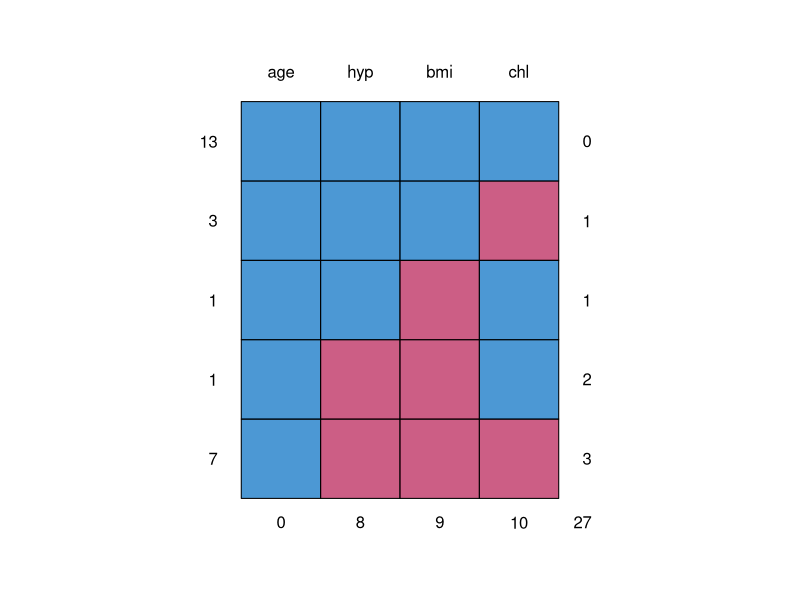
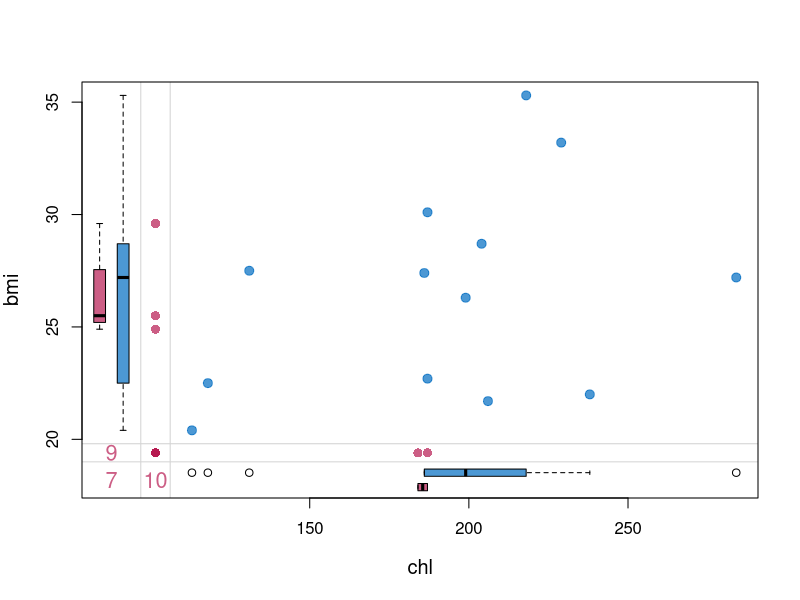
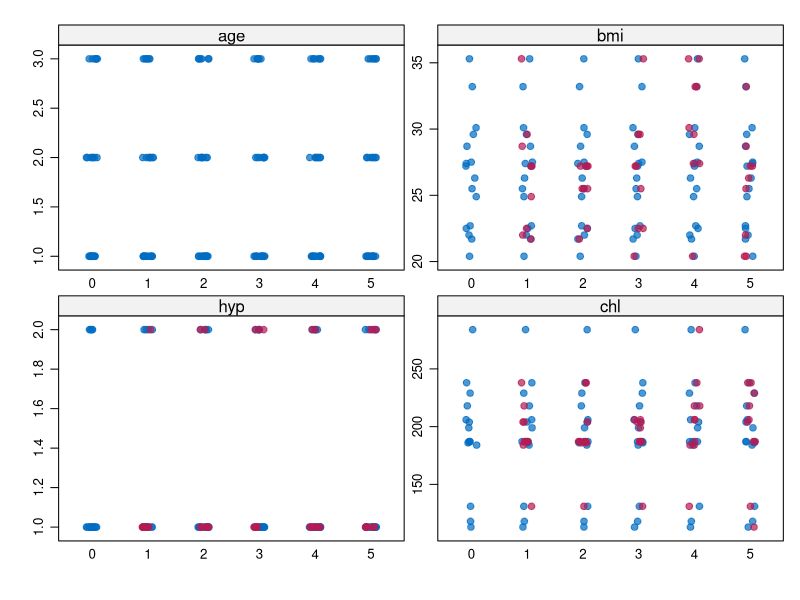
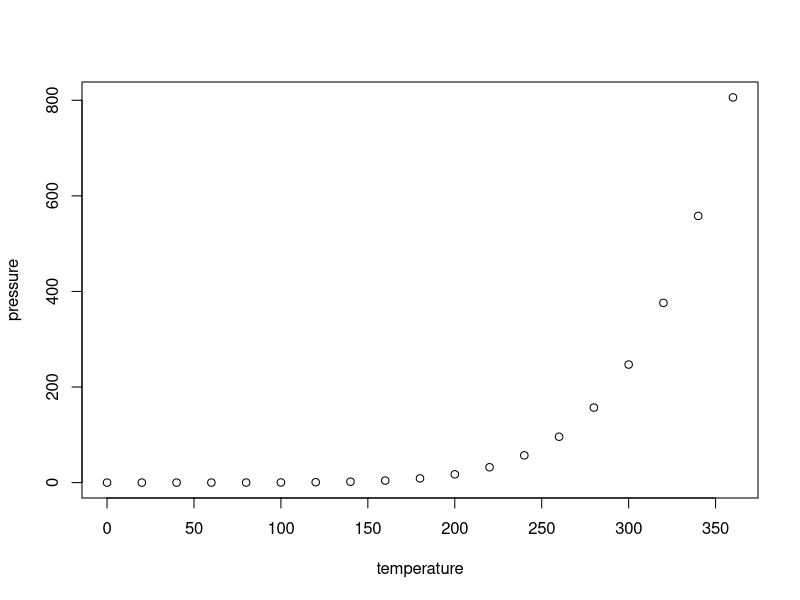

The R script that drew these images, in order:
## ---- chunk 1
knitr::opts_chunk$set(echo = FALSE)
# library packages ===========================================================
library(mice)
library(VIM)
library(lattice)
## ---- chunk 2
head(nhanes)
str(nhanes)
## ---- chunk 3
md.pattern(nhanes)
## ---- chunk 4
md.pairs(nhanes)
## ---- chunk 5
marginplot(nhanes[, c('chl', 'bmi')], 
           col = mdc(1:2), 
           cex = 1.2, 
           cex.lab = 1.2, 
           cex.numbers = 1.3, 
           pch = 19)
## ---- chunk 6
imp <- mice(nhanes, seed = 23109)
print(imp)
## ---- chunk 7
imp$imp$bmi
## ---- chunk 8
complete(imp)
## ---- chunk 9
stripplot(imp, pch = 20, cex = 1.2)
## ---- chunk 10
summary(cars)
## ---- chunk 11
plot(pressure)
